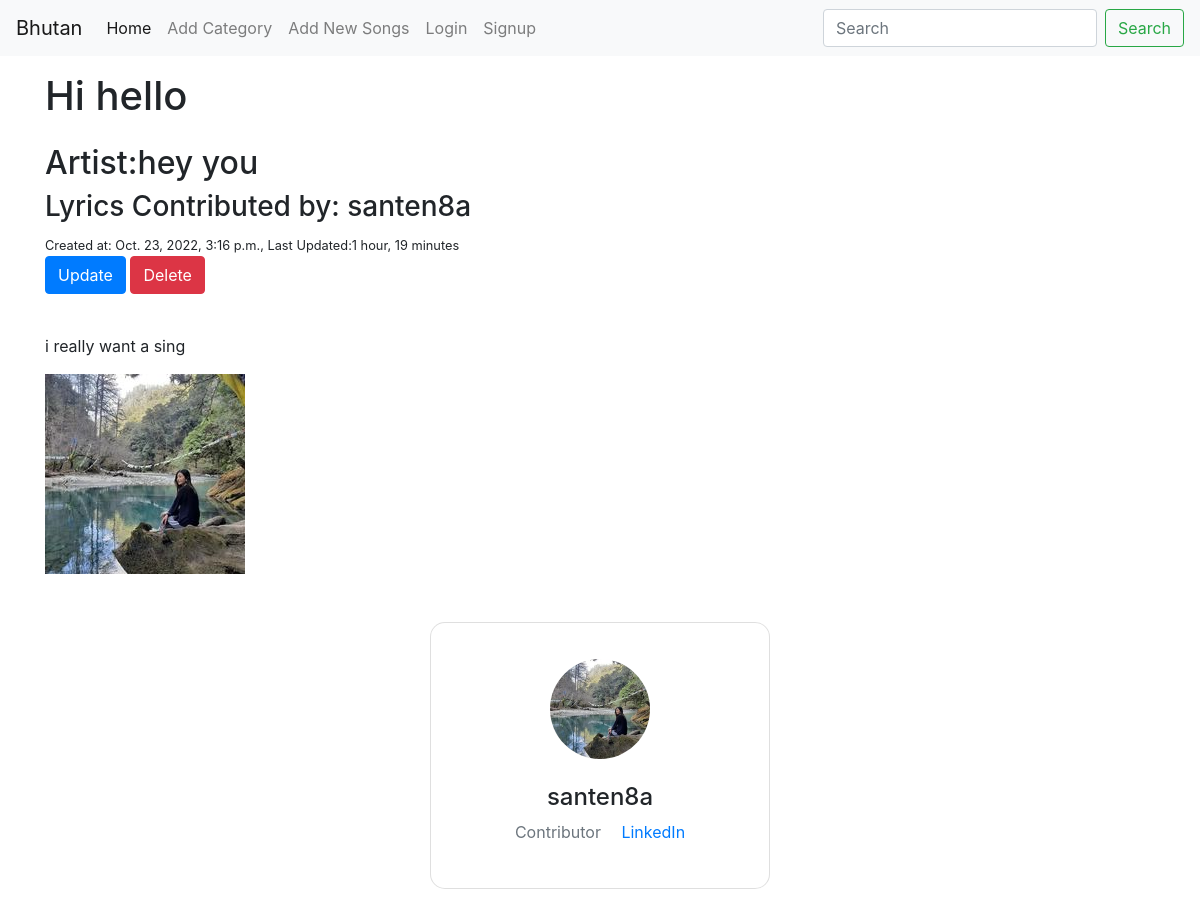
Page /song/view/7 on the committed database.
### song/models.py (models this page shows, shortened)
class Post(models.Model):
    title = models.CharField(max_length=255)
    header_image = models.ImageField(null=True,blank=True,upload_to="images/")
    author = models.ForeignKey(User,on_delete=models.CASCADE)
    artist = models.CharField(max_length=255)
    body = RichTextField(blank=True,null=True)
    created_date = models.DateTimeField(auto_now_add=True)
    updated_date = models.DateTimeField(auto_now=True)
    category = models.CharField(max_length=255,default='general')

class Profile(models.Model):
    user = models.OneToOneField(User,null=True,on_delete=models.CASCADE)
    bio = models.TextField()
    profile_pic =models.ImageField(null=True,blank=True,upload_to="images/profile/")
    website_url = models.CharField(max_length=255,null=True)
    twitter_url = models.CharField(max_length=255,null=True)
    linkedin_url = models.CharField(max_length=255,null=True)

### song/views.py (the view)
# urls.py: path('song/view/<int:pk>', SongDetailView.as_view(), name='detail-song'),
class SongDetailView(DetailView):
    model = Post
    template_name = 'song/detail_song.html'

### song/templates/song/detail_song.html (shortened to what this page needs)
{% extends './base.html' %}
{% block content %}
<h1 class="py-3">{{post.title}}</h1>
<h2>Artist:{{post.artist}}</h2>
<h3>Lyrics Contributed by: {{post.author.username}}</h3>
<small>Created at: {{post.created_date}}, Last Updated:{{post.updated_date|timesince}}</small>
<br>
<a class="btn btn-primary" href="{% url 'update-song' post.id %}">Update</a>
<a class="btn btn-danger" href="{% url 'delete-song' post.id %}">Delete</a>
<br>
<br>
<p>
    {{post.body|safe}}
</p>
<img class="img-fluid" src="{{post.header_image.url}}" alt="Profile Picture">
<section class="vh-100">
    <div class="container py-5 h-100">
        <div class="row d-flex justify-content-center align-items-center h-100">
            <div class="col-md-12 col-xl-4">
                <div class="card" style="border-radius: 15px;">
                    <div class="card-body text-center">
                        <div class="mt-3 mb-4">
                            <img src="{{post.author.profile.profile_pic.url}}" class="rounded-circle img-fluid"
                                style="width: 100px;" />
                        </div>
                        <h4 class="mb-2">{{post.author.username}}</h4>
                        <p class="text-muted mb-4">Contributor  <a
                                href="{{post.author.profile.linkedin_url}}">LinkedIn</a></p>
                    </div>
                </div>
            </div>
        </div>
    </div>
</section>
{% endblock %}

### rows in the picture
Post: title "Hi hello", artist "hey you", author.username "santen8a", created_date "Oct. 23, 2022, 3:16 p.m.", updated_date "1 hour, 19 minutes", body "i really want a sing", header_image (picture), author.profile.profile_pic (picture)
